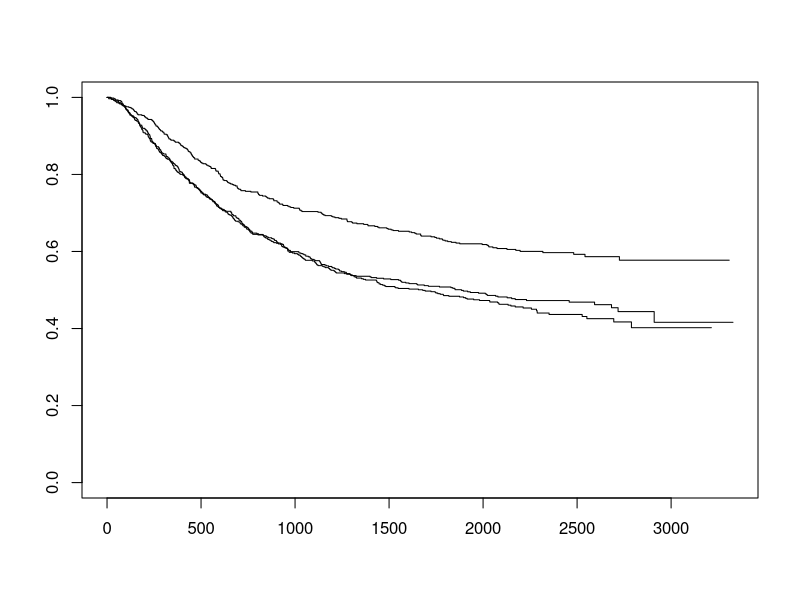
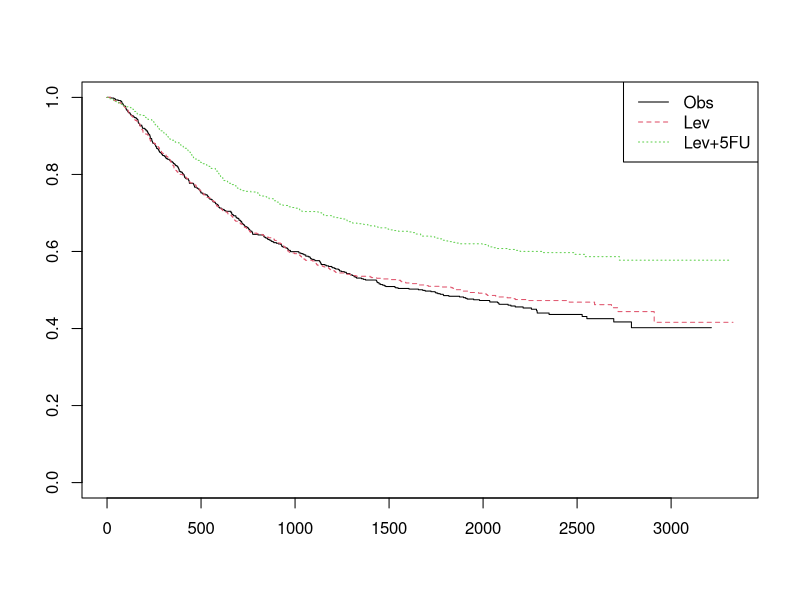
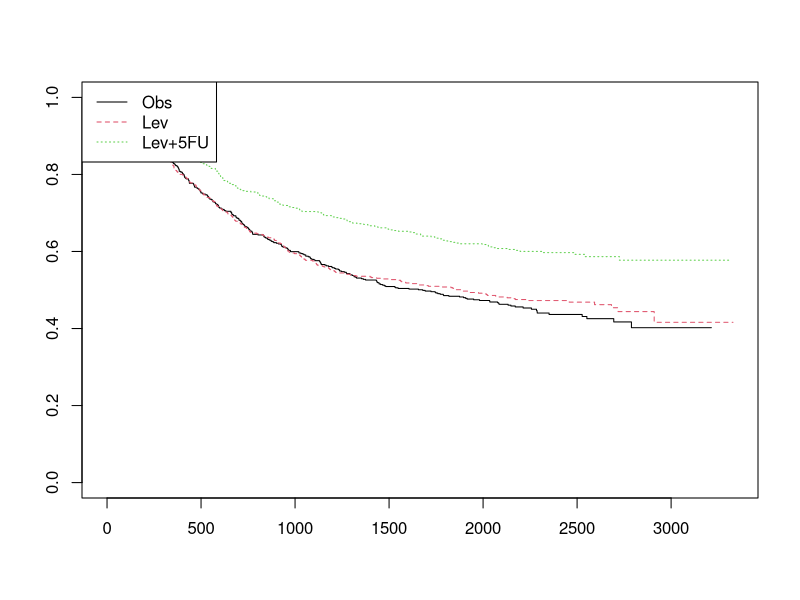
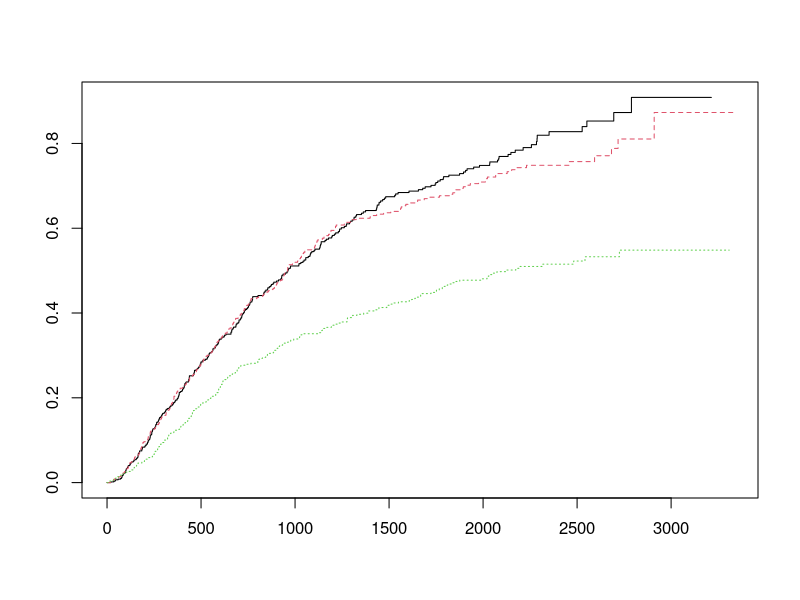

Write R code to recreate these figures, in order. (Note: this script raises an error after producing the figures.)
#########################-Survival analysis#############
require(survival)
data("colon")


colon <-na.omit(colon)
colon$TS <-Surv(colon$time,colon$status==1)#.TS라는 변수 생성 status==1 사망. 생존환자는 time에 +표시


fit <-survfit(TS ~rx,data=colon)
plot(fit)
plot(fit,col=1:3,lty=1:3)
legend("topright",legend=levels(colon$rx),col=1:3,lty=1:3)


#####Cumarative hazard start################################################################# 
# 특정질환의 유병율 실험군과 대조군 보여줄때는 뒤집어야 좋아
plot(fit,col=1:3,lty=1:3,mark.time=FALSE)

legend("topleft",legend=levels(colon$rx),col=1:3,lty=1:3)

#fun="cumhaz" 그래프 뒤집어라 
plot(fit,col=1:3,lty=1:3,fun="cumhaz",mark.time=FALSE)
######Cumarative hazard end


######.다른 방법 ggsurvplot 이용

#.내 자료

KM = survfit(Surv(DF$time,DF$status==1) ~ degree, data = DF)
summary(KM)
ggsurvplot(KM)

ggsurvplot(KM,
           conf.int = TRUE, # 신뢰구간 표현 여부
           risk.table = TRUE, # 테이블 표시 여부
           risk.table.height = 0.4, # 테이블 높이 설정
           ggtheme = theme_bw(), # 데이터 테마 설정
           palette = c("#2E9FDF","red","blue"), 
           font.x = c(10), # x축 제목 크기 설정
           font.y = c(10), # y축 제목 크기 설정
           font.tickslab = c(10), # 축 값 크기 설정
           surv.median.line = "hv", # 50% 생존지점 표시,내 자료에서는 50%까지 떨어지지 안항.
           break.time.by = 1000,
           xlim = c(0,5000)
)



#####Log-rank test -생존곡선을 통계적으로 비교하는 방법, 귀무가설: 모든시점에서 생존곡선들은 차이가 없다.

survdiff(TS~rx,data=colon)
survdiff(Surv(time, status==1)~rx,data=colon)

#### #cox Regression:Log-rank test를 통해 차이가 있는지 여부를 확인했다면 어떤 것끼리 차이가 있는지.확인해기 위해 
# 셀제는 p_value를 구하지 않고 95% HR 로 표현한다.
out =coxph(Surv(time, status==1)~rx,data=colon)
summary(out)

####exp(coef) exp(-coef) lower .95 upper .95
#.rxLev        0.9500      1.053    0.8141    1.1085
#.rxLev+5FU    0.6367      1.571    0.5383    0.7531
#.rxLev는 1을 포함하므로 의미 없다. 그래프에서도 나타나고 있네..


##### Hazard rations of all idividual variables, 마지막 
colon$TS <-Surv(colon$time,colon$status==1)
out =coxph(colon$TS~rx,data=colon) #=out =coxph(Surv(time, status==1)~rx,data=colon)
summary(out)


attach(colon) #.나중에 colon 안서도 돼..

out=mycph(TS~.,data=colon)  #.moonbook관심없는 변수"-"로  제거 후 여러 변수의 HR 정리해서 나와..
out

out2=coxph(TS~.-id-study-time-status-etype,data=colon) #.out 결과값을 다 보여줄 필요 없기 때문에 의미 있는 것만 추리기 위해
final=step(out2,direction="backward")
HRplot(final,type=2,show.CI=TRUE)
